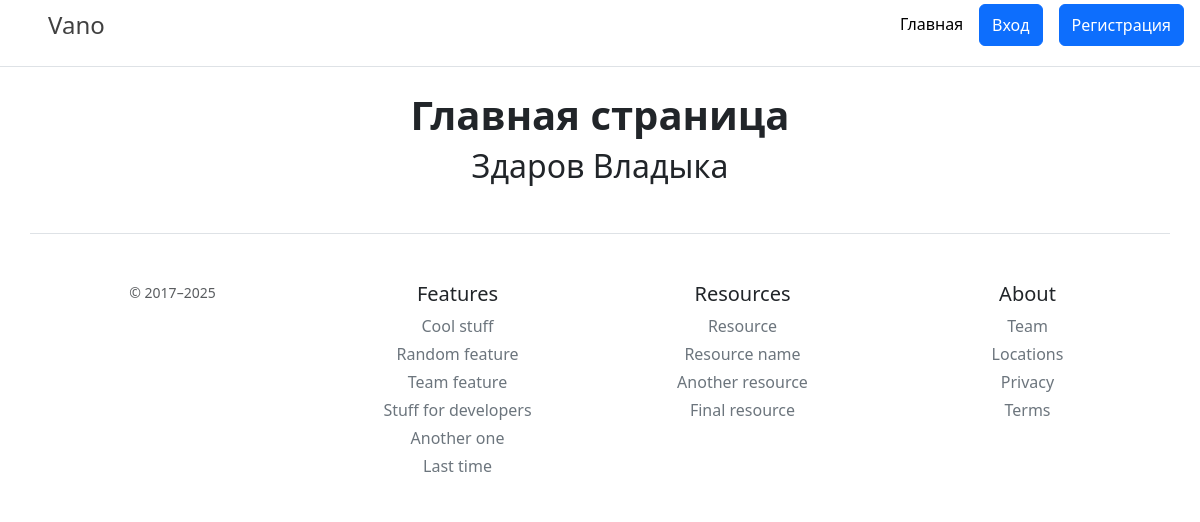
Page /home on the earlier database version.
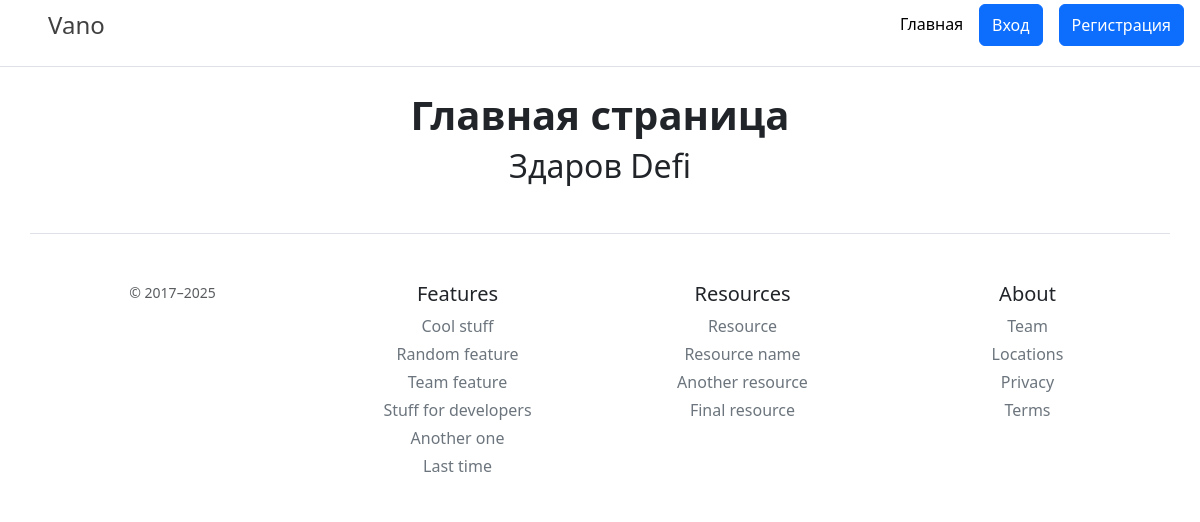
Same page on the later database version.
### data/users.py (models this page shows)
class User(SqlAlchemyBase):
    __tablename__ = 'users'
    id = sqlalchemy.Column(sqlalchemy.Integer,
                           primary_key=True, autoincrement=True)
    surname = sqlalchemy.Column(sqlalchemy.String)
    name = sqlalchemy.Column(sqlalchemy.String)
    sex = sqlalchemy.Column(sqlalchemy.String, nullable=False)
    email = sqlalchemy.Column(sqlalchemy.String, unique=True)
    hashed_password = sqlalchemy.Column(sqlalchemy.String)
    modified_date = sqlalchemy.Column(sqlalchemy.DateTime, default=datetime.datetime.now)

### main.py (the view)
@app.route('/')
@app.route('/home')
def index():
    db_sessions.global_init("db/blogs.db")
    db_sess = db_sessions.create_session()
    user = db_sess.query(User).first()
    return render_template('index.html', user=user)

### data/db_sessions.py (called while the page is built, shortened)
def global_init(db_file):
    global __factory
    if __factory:
        return

def create_session() -> Session:
    global __factory
    return __factory()

### templates/index.html (shortened to what this page needs)
{% extends 'base.html' %}
{% block body %}
<div class="container">
    <h1><b>Главная страница</b></h1>
    <h2>Здаров {{ user.name }}</h2>
</div>
{% endblock %}

### templates/base.html (shortened to what this page needs)
<!DOCTYPE html>
<html lang="ru">
<head>
	<link rel="stylesheet"
      href="{{ url_for('static', filename='css/style.css') }}">
	<link rel="stylesheet"
	      href="https://cdn.jsdelivr.net/npm/bootstrap@5.3.3/dist/css/bootstrap.min.css"
>
</head>
<body>
	<div class="d-flex flex-column flex-md-row align-items-center pb-3 mb-4 border-bottom">
		<a href="/" class="d-flex align-items-center link-body-emphasis text-decoration-none">
			<svg xmlns="http://www.w3.org/2000/svg" width="40" height="50" class="me-2" viewBox="0 0 118 94" role="img">
				<span class="fs-4">Vano</span></a>
		<nav class="d-inline-flex mt-2 mt-md-0 ms-md-auto">
			<a class="me-3 py-2 link-body-emphasis text-decoration-none" href="/">Главная</a>
			<a class="btn btn-primary me-3 py-2" href="/login">Вход</a>
			<a class="btn btn-primary me-3 py-2" href="/register">Регистрация</a>
		</nav>
	</div>
		{% block body %}{% endblock %}
	<footer class="container pt-4 my-md-5 pt-md-5 border-top">
		<div class="row">
			<div class="col-12 col-md">
				<small class="d-block mb-3 text-body-secondary">© 2017–2025</small>
			</div> <div class="col-6 col-md">
			<h5>Features</h5>
			<ul class="list-unstyled text-small">
				<li class="mb-1"><a class="link-secondary text-decoration-none" href="#">Cool stuff</a></li>
				<li class="mb-1"><a class="link-secondary text-decoration-none" href="#">Random feature</a></li>
				<li class="mb-1"><a class="link-secondary text-decoration-none" href="#">Team feature</a></li>
				<li class="mb-1"><a class="link-secondary text-decoration-none" href="#">Stuff for developers</a></li>
				<li class="mb-1"><a class="link-secondary text-decoration-none" href="#">Another one</a></li>
				<li class="mb-1"><a class="link-secondary text-decoration-none" href="#">Last time</a></li>
			</ul> </div> <div class="col-6 col-md"> <h5>Resources</h5> <ul class="list-unstyled text-small">
			<li class="mb-1"><a class="link-secondary text-decoration-none" href="#">Resource</a></li>
			<li class="mb-1"><a class="link-secondary text-decoration-none" href="#">Resource name</a></li>
			<li class="mb-1"><a class="link-secondary text-decoration-none" href="#">Another resource</a></li>
			<li class="mb-1"><a class="link-secondary text-decoration-none" href="#">Final resource</a></li>
		</ul>
		</div>
			<div class="col-6 col-md">
				<h5>About</h5>
				<ul class="list-unstyled text-small">
					<li class="mb-1"><a class="link-secondary text-decoration-none" href="#">Team</a></li>
					<li class="mb-1"><a class="link-secondary text-decoration-none" href="#">Locations</a></li>
					<li class="mb-1"><a class="link-secondary text-decoration-none" href="#">Privacy</a></li>
					<li class="mb-1"><a class="link-secondary text-decoration-none" href="#">Terms</a></li>
				</ul>
			</div>
		</div>
	</footer>
</body>
</html>

### static/css/style.css (style rules this page uses)
.container { text-align: center; }

Differences in the rows shown:
changed User: name "Владыка" → "Defi"
